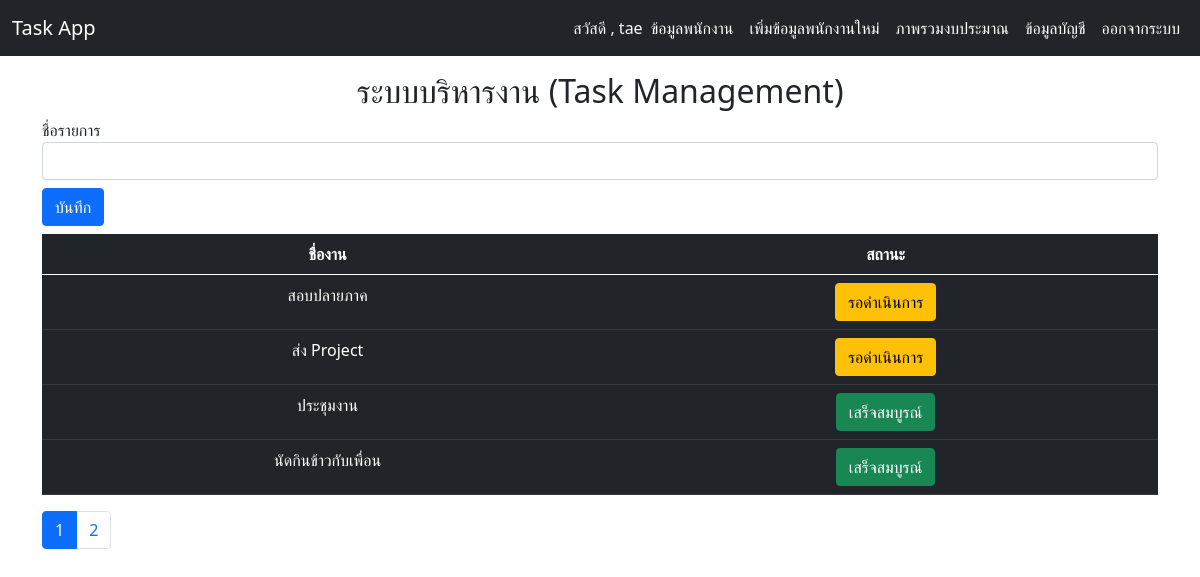
/ (signed in), run on the app's committed database.
### taskapp/models.py (models this page shows)
class Task(models.Model):
    name = models.CharField(max_length=50)
    status = models.BooleanField(default=False)
    manager = models.ForeignKey(User,on_delete=models.CASCADE,default=None)

### taskapp/views.py (the view)
# urls.py: path('',views.index),
@login_required(login_url="/login")
def index(request):
    if request.method == "POST":
        name = request.POST["name"]
        if name == "":
            messages.warning(request,"กรุณาป้อนชื่อรายการ")
            return redirect("/")
        else :
            task=Task.objects.create(name=name,manager=request.user)
            task.save()
            messages.success(request,"บันทึกข้อมูลเรียบร้อย")
            return redirect("/")
    else :
        all_task = Task.objects.filter(manager=request.user)
        page = request.GET.get("page")
        paginator = Paginator(all_task,4)
        all_task = paginator.get_page(page)
        return render(request,"index.html",{"all_task":all_task})

### taskapp/templates/index.html (shortened to what this page needs)
{% extends "base.html" %}
{% block content %}
    <h2 class="text-center">ระบบบริหารงาน (Task Management)</h2>
    <form method="POST">
        <div class="form-group">
            <label for="name">ชื่อรายการ</label>
            <input type="text" class="form-control" name="name">
        </div>
        <button type="submit" class="btn btn-primary my-2">บันทึก</button>
    </form>
    {% if all_task %}
    <table class="table table-dark">
        <thead>
          <tr>
            <th class="text-center">ชื่องาน</th>
            <th class="text-center">สถานะ</th>
          </tr>
        </thead>
        <tbody>
            {% for task in all_task %}
                {% if task.status %}
                    <tr>
                        <td class="text-center">{{task.name}}</td>
                        <td class="text-center"><a href="{% url 'pending' task.id%}" class="btn btn-success">เสร็จสมบูรณ์</a></td>
                    </tr>
                {% else %}
                    <tr>
                        <td class="text-center">{{task.name}}</td>
                        <td class="text-center"><a href="{% url 'completed' task.id %}" class="btn btn-warning">รอดำเนินการ</a></td>
                    </tr>
                {% endif %}
            {% endfor %}
        </tbody>
      </table>
      <nav aria-label="Page navigation example">
        <ul class="pagination">
            {% for num in all_task.paginator.page_range %}
                {% if num != all_task.number %}
                    <li class="page-item"><a class="page-link" href="?page={{num}}">{{num}}</a></li>
                {% else %}
                    <li class="page-item active"><a class="page-link" href="?page={{num}}">{{num}}</a></li>
                {%endif%}
            {% endfor %}
        </ul>
      </nav>
    {% endif %}
{% endblock %}

### taskapp/templates/base.html (shortened to what this page needs)
<!DOCTYPE html>
<html lang="en">
<head>
    <link href="https://cdn.jsdelivr.net/npm/bootstrap@5.0.2/dist/css/bootstrap.min.css" rel="stylesheet">
</head>
<body>
    <nav class="navbar navbar-expand-lg navbar-dark bg-dark">
        <div class="container-fluid">
          <a class="navbar-brand" href="/">Task App</a>
          <div class="collapse navbar-collapse" id="navbarNav">
            <ul class="navbar-nav ms-auto mb-2 mb-lg-0">
                {% if request.user.is_authenticated %}
                      <p class="text-light my-2">สวัสดี , {{request.user.username}}</p>
                      <li class="nav-item">
                        <a class="nav-link active" aria-current="page" href="/indexemp">ข้อมูลพนักงาน</a>
                      </li>
                      <li class="nav-item">
                        <a class="nav-link active" href="/create">เพิ่มข้อมูลพนักงานใหม่</a>
                      </li>
                      <li class="nav-item">
                        <a class="nav-link active" href="/indexmoney">ภาพรวมงบประมาณ</a>
                      </li>
                      <li class="nav-item">
                        <a class="nav-link active" href="/account">ข้อมูลบัญชี</a>
                      </li>
                      <li class="nav-item">
                        <a class="nav-link active" aria-current="page" href="/logout">ออกจากระบบ</a>
                      </li>
                {% endif %}
            </ul>
          </div>
        </div>
      </nav>
    <div class="container my-3">
        {% block content %}
        {% endblock %}
    </div>
</body>
</html>

### data on the page
Task: name "สอบปลายภาค"
Task: name "ส่ง Project"
Task: name "ประชุมงาน"
Task: name "นัดกินข้าวกับเพื่อน"

### other printed values
{{ request.user.username }} "tae"
{{ num }} "1"
{{ num }} "2"
